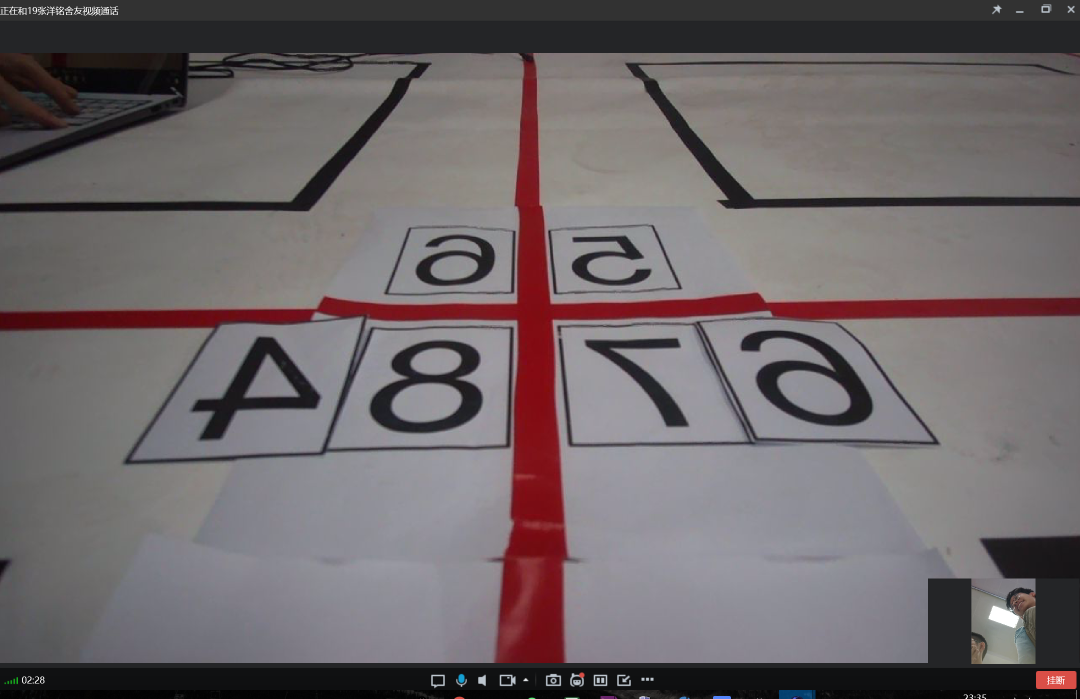
#> input picture detec/6.png, 2160 x 1397 px, found by its file name (shown at 1/2 size)
$ python lunkuo.py
#> lines starting #> are read from the running program, lines starting #| are printed output that depends on the picture; after the words box and inside, x2 and y2 are one past the last pixel; in counts of white or black regions, pixels touching at a corner belong together
import cv2
import numpy as np
from numpy.core.records import array
def stretch(img):
    '''
    图像拉伸函数
    '''
    maxi=float(img.max())
    mini=float(img.min())

    for i in range(img.shape[0]):
        for j in range(img.shape[1]):
            img[i,j]=(255/(maxi-mini)*img[i,j]-(255*mini)/(maxi-mini))

    return img
def dobinaryzation(img):
    '''
    二值化处理函数
    '''
    maxi=float(img.max())
    mini=float(img.min())

    x=maxi-((maxi-mini)/2)
    #二值化,返回阈值ret  和  二值化操作后的图像thresh
    ret,thresh=cv2.threshold(img,x,255,cv2.THRESH_BINARY)
    #返回二值化后的黑白图像
    return thresh
def filter_out_red(src_frame):
    if src_frame is not None:
        hsv = cv2.cvtColor(src_frame, cv2.COLOR_BGR2HSV)
        lower_red = np.array([0, 0, 0])
        upper_red = np.array([170, 170, 170])
        # inRange()方法返回的矩阵只包含0,255 (CV_8U) 0表示不在区间内
        mask = cv2.inRange(hsv, lower_red, upper_red)
        #return cv2.bitwise_and(src_frame, src_frame, mask=mask)
        return mask

img=cv2.imread('6.png')
#> img is the input picture: shape (1397, 2160, 3); mean B, G, R 104, 101.7, 109.3

m=400*img.shape[0]/img.shape[1]
#> m = 258.7
#压缩图像
img=cv2.resize(img,(400,int(m)))
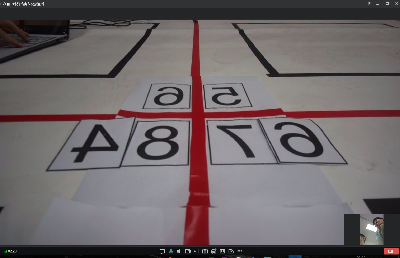
#> img: shape (258, 400, 3); mean B, G, R 104.1, 101.7, 109.3
gray_img = filter_out_red(img)
#> in filter_out_red, `hsv = cv2.cvtColor(src_frame, cv2.COLOR_BGR2HSV)`: hsv: shape (258, 400, 3); mean H, S, V 85.2, 27.5, 111.8
#> in filter_out_red, `mask = cv2.inRange(hsv, lower_red, upper_red)`:
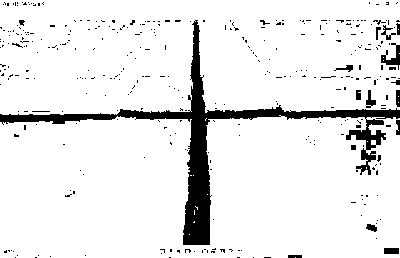
#> mask: shape (258, 400); 91.1% white; 354 black regions (335 under 20 px), largest, box (x1, y1, x2, y2) and area: (0, 20, 400, 245) 7168, (381, 43, 400, 70) 202, (366, 90, 376, 108) 92
#BGR转换为灰度图像
cv2.imshow("erzhi",gray_img)
#gray_img=cv2.cvtColor(img,cv2.COLOR_BGR2GRAY)

#灰度拉伸
stretchedimg=stretch(gray_img)
#> in stretch, `maxi=float(img.max())`: maxi = 255
#> in stretch, `mini=float(img.min())`: mini = 0

'''进行开运算，用来去除噪声'''
r=5
h=w=r*2+1
kernel=np.zeros((h,w),np.uint8)
cv2.circle(kernel,(r,r),r,1,-1)
#bi运算bi

binaryimg=cv2.morphologyEx(stretchedimg,cv2.MORPH_CLOSE,kernel)
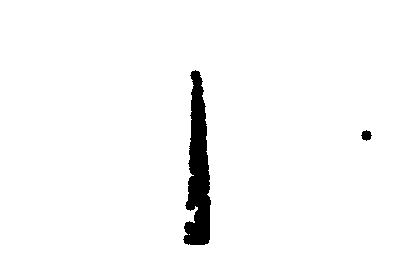
#> binaryimg: shape (258, 400); 97% white; 2 black regions, box (x1, y1, x2, y2) and area: (183, 70, 211, 245) 3020, (361, 130, 372, 141) 81

cv2.imshow("close",binaryimg)
# [13 lines of commented-out code are left out]
contours, hierarchy = cv2.findContours(binaryimg,cv2.RETR_EXTERNAL,cv2.CHAIN_APPROX_SIMPLE)
#> contours = [[[0, 0], [0, 257], [399, 257], [399, 0]]]
n=int(len(contours))
#> n = 1
print(len(contours))
#| 1
# [6 lines of commented-out code are left out]
'''消除小的区域，保留大块的区域，从而定位车牌'''
#进行闭运算
#kernel=np.ones((5,19),np.uint8)
#closingimg=cv2.morphologyEx(canny,cv2.MORPH_CLOSE,kernel)
#进行开运算
#openingimg=cv2.morphologyEx(closingimg,cv2.MORPH_OPEN,kernel)
cv2.imshow("kai",img)
for item in contours:
    rect = cv2.boundingRect(item)
    x = rect[0]
    y = rect[1]
    weight = rect[2]
    height = rect[3]
    print(weight,height)
    if (weight<height)&(weight>100)&(height>100):
        # 裁剪区域图片
        chepai = gray_img[y:y + height, x:x + weight]
        chepai1 = img[y:y + height, x:x + weight]

        cv2.imshow('chepai'+str(x), chepai1)
#> this loop made 1 pass
#> (item, x, y, weight, height) on pass 1: ([[0, 0], [0, 257], [399, 257], [399, 0]], 0, 0, 400, 258)
#| 400 258

cv2.waitKey()

$ run again, with detec/2.jpg saved as detec/6.png
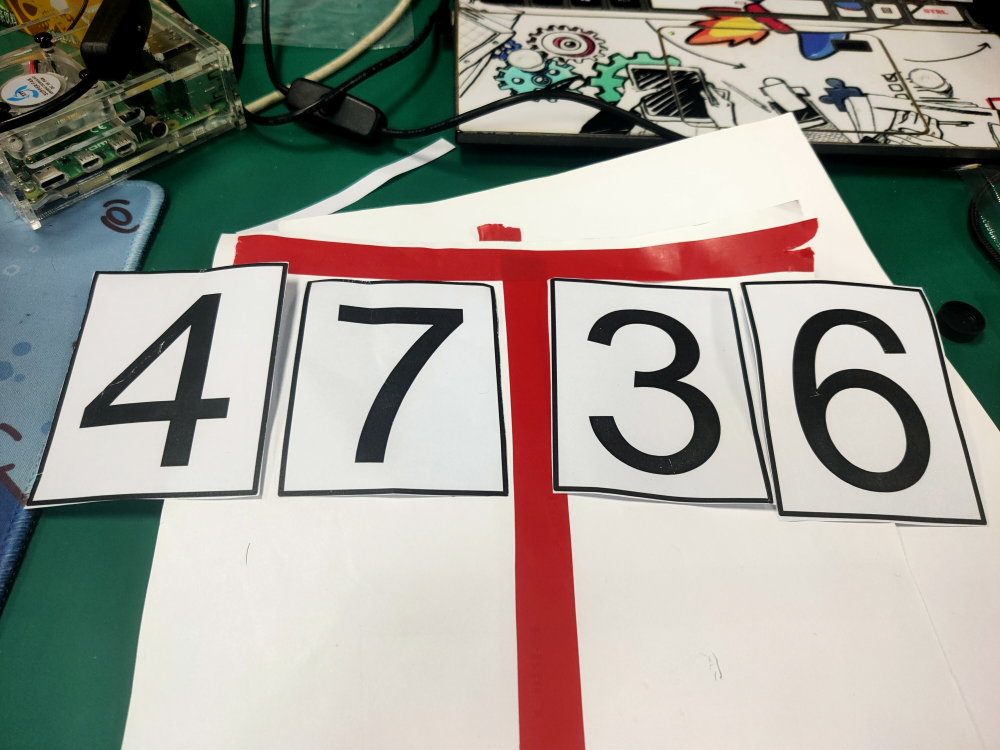
#> input picture detec/2.jpg, 4000 x 3000 px, found by its file name (shown at 1/4 size)
#> img is the input picture: shape (3000, 4000, 3); mean B, G, R 146.7, 154.8, 157
#> img: shape (300, 400, 3)
#> hsv: shape (300, 400, 3); mean H, S, V 45.3, 64.6, 166.7
#> in filter_out_red, `mask = cv2.inRange(hsv, lower_red, upper_red)`:
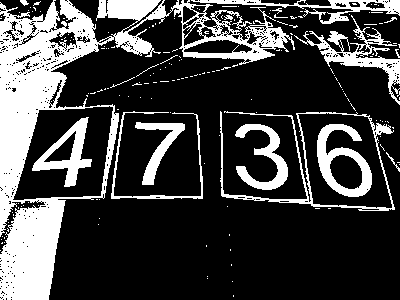
#> mask: shape (300, 400); 25.5% white; 178 white regions (162 under 20 px), largest, box (x1, y1, x2, y2) and area: (0, 0, 295, 300) 19228, (294, 15, 400, 105) 1777, (317, 124, 372, 197) 1674
#> maxi = 255
#> mini = 0
#> `binaryimg=cv2.morphologyEx(stretchedimg,cv2.MORPH_CLOSE,kernel)`:
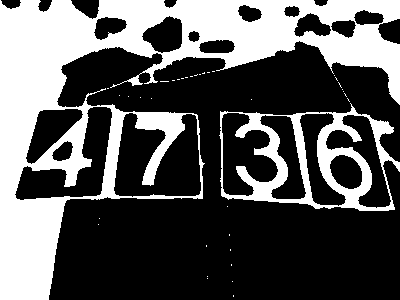
#> binaryimg: shape (300, 400); 34.8% white; 37 white regions (35 under 20 px)
#> contours = 37 contours, 35 with area under 20; largest, box (x1, y1, x2, y2) and area: (0, 0, 400, 300) 48689, (219, 103, 400, 211) 15012
#> n = 37
#| 37
#> the loop `for item in contours:` made 37 passes
#> (x, y, weight, height) on passes 2, 3, 4, 9, 10, 11, 12, 13: (232, 281, 1, 1), (207, 278, 1, 1), (207, 276, 1, 1), (98, 224, 1, 1), (99, 218, 1, 1), (227, 206, 1, 1), (219, 103, 181, 108), (251, 99, 1, 1)
#> (printed output is left out)

$ run again, with detec/3.jpg saved as detec/6.png
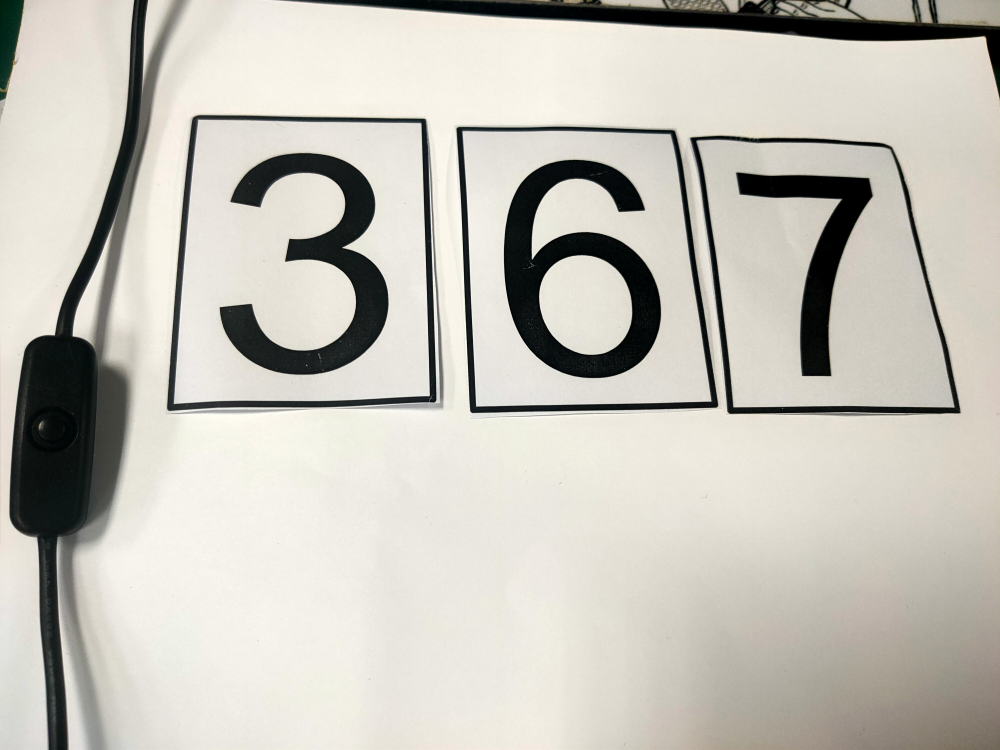
#> input picture detec/3.jpg, 4000 x 3000 px, found by its file name (shown at 1/4 size)
#> img is the input picture: shape (3000, 4000, 3); mean B, G, R 185, 193.7, 196.6
#> img: shape (300, 400, 3)
#> hsv: shape (300, 400, 3); mean H, S, V 28.4, 24.1, 197.5
#> in filter_out_red, `mask = cv2.inRange(hsv, lower_red, upper_red)`:
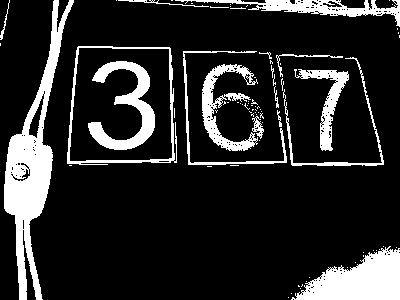
#> mask: shape (300, 400); 16.3% white; 82 white regions (65 under 20 px), largest, box (x1, y1, x2, y2) and area: (4, 0, 74, 300) 6002, (291, 246, 400, 300) 3476, (88, 61, 155, 150) 2197
#> maxi = 255
#> mini = 0
#> `binaryimg=cv2.morphologyEx(stretchedimg,cv2.MORPH_CLOSE,kernel)`:
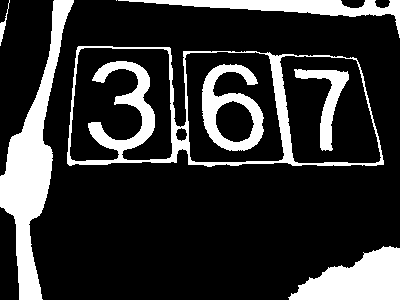
#> binaryimg: shape (300, 400); 19.6% white; 8 white regions (1 under 20 px)
#> contours = 6 contours, 1 with area under 20; largest, box (x1, y1, x2, y2) and area: (67, 46, 384, 167) 32546, (0, 0, 74, 300) 6632, (288, 246, 400, 300) 3644, (118, 0, 400, 38) 2284, (0, 0, 10, 46) 64
#> n = 6
#| 6
#> the loop `for item in contours:` made 6 passes
#> (x, y, weight, height) on passes 1 to 6: (288, 246, 112, 54), (67, 46, 317, 121), (118, 0, 282, 38), (116, 0, 1, 1), (0, 0, 74, 300), (0, 0, 10, 46)
#> (printed output is left out)

$ run again, with detec/4.jpg saved as detec/6.png
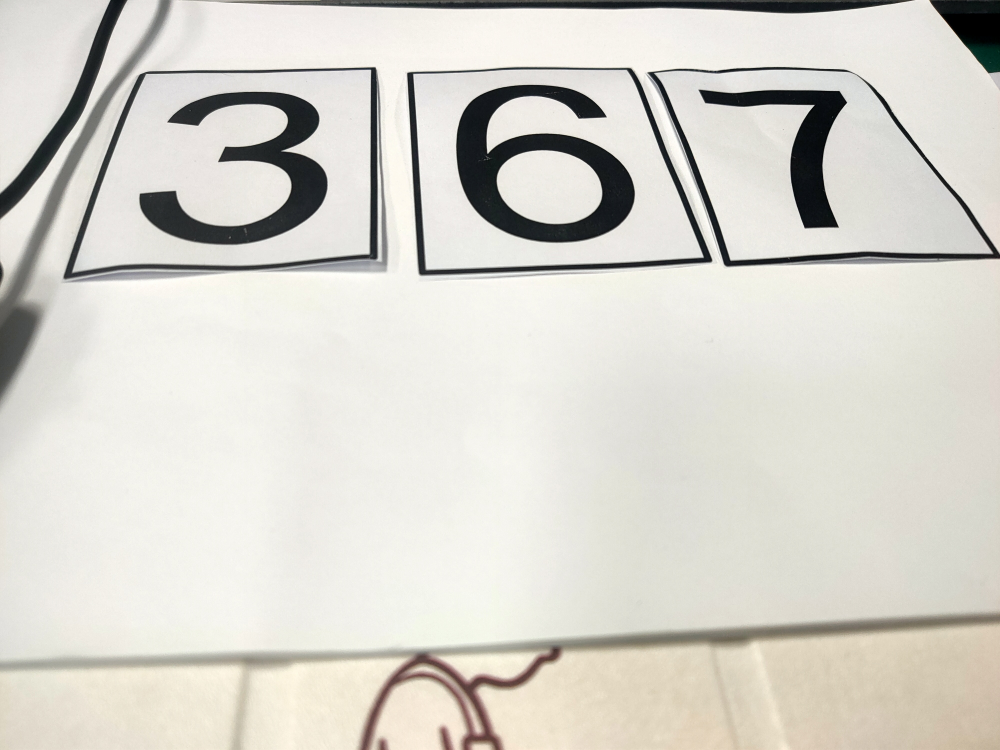
#> input picture detec/4.jpg, 4000 x 3000 px, found by its file name (shown at 1/4 size)
#> img is the input picture: shape (3000, 4000, 3); mean B, G, R 204.8, 212.5, 214.8
#> img: shape (300, 400, 3)
#> hsv: shape (300, 400, 3); mean H, S, V 30.4, 15.7, 215.4
#> in filter_out_red, `mask = cv2.inRange(hsv, lower_red, upper_red)`:
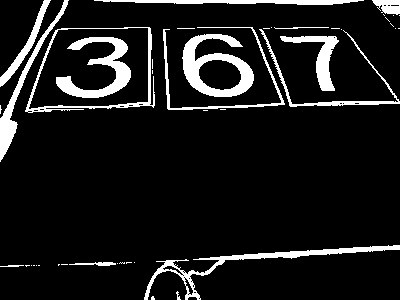
#> mask: shape (300, 400); 10.1% white; 44 white regions (29 under 20 px), largest, box (x1, y1, x2, y2) and area: (182, 34, 254, 97) 1967, (56, 37, 131, 98) 1684, (144, 245, 400, 300) 1629
#> maxi = 255
#> mini = 0
#> `binaryimg=cv2.morphologyEx(stretchedimg,cv2.MORPH_CLOSE,kernel)`:
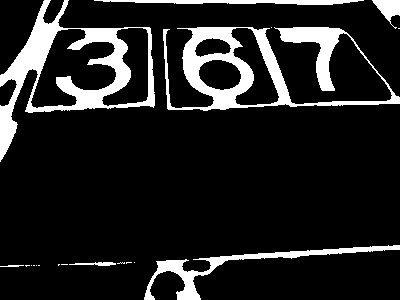
#> binaryimg: shape (300, 400); 13.2% white; 19 white regions (12 under 20 px)
#> contours = 19 contours, 13 with area under 20; largest, box (x1, y1, x2, y2) and area: (0, 0, 155, 162) 11396, (163, 27, 400, 111) 8915, (144, 245, 400, 300) 1726, (94, 0, 364, 5) 629, (372, 0, 400, 29) 339, (69, 262, 116, 266) 66
#> n = 19
#| 19
#> the loop `for item in contours:` made 19 passes
#> (x, y, weight, height) on passes 2, 4, 6, 9, 11, 12, 13, 15: (36, 265, 1, 1), (31, 265, 1, 1), (0, 265, 24, 2), (134, 262, 1, 1), (117, 262, 8, 2), (69, 262, 47, 4), (144, 245, 256, 55), (271, 27, 1, 1)
#> (printed output is left out)
